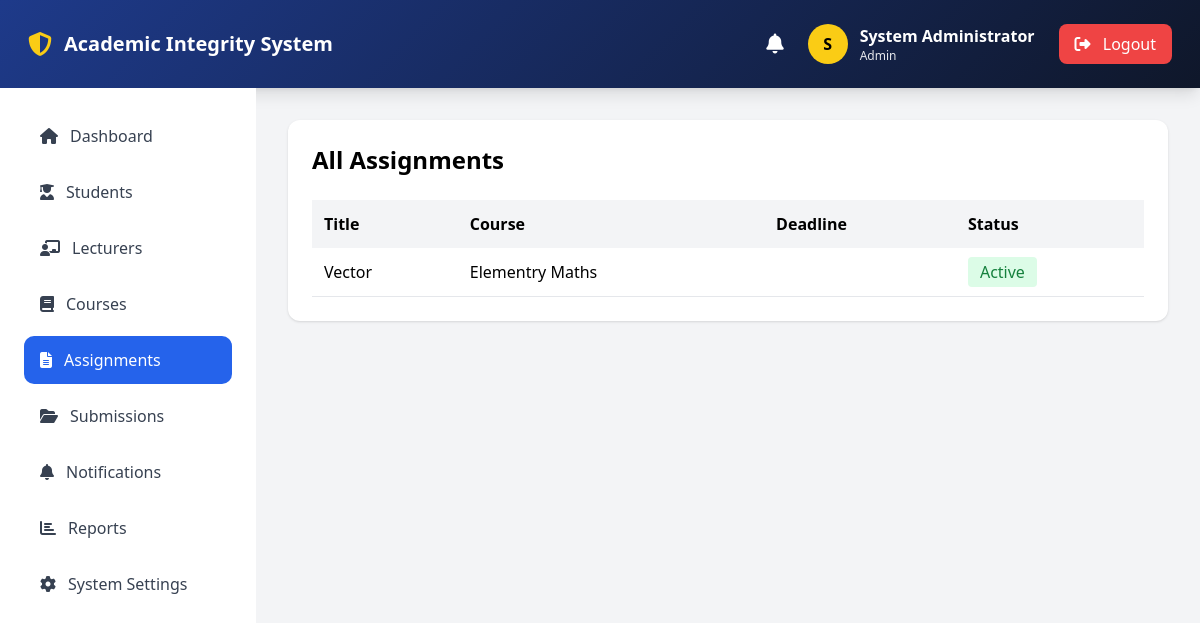
Page /admin/assignments (signed in) on the committed database.
### app/models.py (models this page shows, shortened)
class User(UserMixin, db.Model):
    __tablename__ = 'users'
    id = db.Column(db.Integer, primary_key=True)
    username = db.Column(db.String(50), unique=True, nullable=False)
    email = db.Column(db.String(100), unique=True, nullable=False)
    password_hash = db.Column(db.String(255), nullable=False)
    first_name = db.Column(db.String(50), nullable=False)
    last_name = db.Column(db.String(50), nullable=False)
    role = db.Column(db.String(20), default='student')
    department = db.Column(db.String(100))
    faculty = db.Column(db.String(100))
    created_at = db.Column(db.DateTime, default=datetime.utcnow)
    updated_at = db.Column(db.DateTime, default=datetime.utcnow, onupdate=datetime.utcnow)
    last_login = db.Column(db.DateTime)
    is_active = db.Column(db.Boolean, default=True)
    student_profile = db.relationship('Student', backref='user', uselist=False, cascade='all, delete-orphan')
    lecturer_profile = db.relationship('Lecturer', backref='user', uselist=False, cascade='all, delete-orphan')
    @property
    def full_name(self):
        return f"{self.first_name} {self.last_name}"

class Assignment(db.Model):
    __tablename__ = 'assignments'
    id = db.Column(db.Integer, primary_key=True)
    title = db.Column(db.String(200), nullable=False)
    description = db.Column(db.Text)
    due_date = db.Column(db.DateTime)
    is_active = db.Column(db.Boolean, default=True)
    course_id = db.Column(
        db.Integer,
        db.ForeignKey('courses.id'),
        nullable=False
    )
    created_at = db.Column(
        db.DateTime,
        default=datetime.utcnow
    )
    submissions = db.relationship(
        'Submission',
        backref='assignment',
        lazy=True,
        cascade='all, delete-orphan'
    )

class Course(db.Model):
    __tablename__ = 'courses'
    id = db.Column(db.Integer, primary_key=True)
    code = db.Column(db.String(20), unique=True, nullable=False)
    title = db.Column(db.String(200), nullable=False)
    description = db.Column(db.Text)
    lecturer_id = db.Column(db.Integer, db.ForeignKey('lecturers.id'))
    created_at = db.Column(db.DateTime, default=datetime.utcnow)
    assignments = db.relationship(
        'Assignment',
        backref='course',
        lazy=True,
        cascade='all, delete-orphan'
    )

### app/admin/routes.py (the view)
@admin_bp.route("/assignments")
@login_required
def assignments():
    if current_user.role != "admin":
        flash("Access denied.", "danger")
        return redirect(url_for("auth.login"))
    assignments = (
        Assignment.query
        .order_by(Assignment.created_at.desc())
        .all()
    )
    return render_template(
        "admin/assignments.html",
        assignments=assignments
    )

### app/__init__.py (called while the page is built)
@login_manager.user_loader
def load_user(user_id):
    from app.models import User
    return User.query.get(int(user_id))

### app/templates/admin/assignments.html (shortened to what this page needs)
{% extends "base.html" %}
{% block content %}
<div class="bg-white rounded-xl shadow p-6">
<h1 class="text-2xl font-bold mb-6">
    All Assignments
</h1>
<table class="w-full">
<thead class="bg-gray-100">
<tr>
<th class="p-3 text-left">
Title
</th>
<th class="p-3 text-left">
Course
</th>
<th class="p-3 text-left">
Deadline
</th>
<th class="p-3 text-left">
Status
</th>
</tr>
</thead>
<tbody>
{% for assignment in assignments %}
<tr class="border-b">
<td class="p-3">
{{ assignment.title }}
</td>
<td class="p-3">
{{ assignment.course.title }}
</td>
<td class="p-3">
</td>
<td class="p-3">
{% if assignment.is_active %}
<span class="px-3 py-1 bg-green-100 text-green-700 rounded">
Active
</span>
{% else %}
<span class="px-3 py-1 bg-red-100 text-red-700 rounded">
Closed
</span>
{% endif %}
</td>
</tr>
{% endfor %}
</tbody>
</table>
</div>
{% endblock %}

### app/templates/includes/navbar.html (shortened to what this page needs)
<nav class="gradient-bg shadow-lg p-2 md:p-3">
    <div class="px-4 h-16 flex justify-between items-center">
        <div class="flex items-center gap-3">
            <i class="fas fa-shield-alt text-yellow-400 text-2xl"></i>
            <span class="text-white text-xl font-bold">
                Academic Integrity System
            </span>
        </div>
        {% if current_user.is_authenticated %}
        <div class="flex items-center gap-6">
            <a href="{{ url_for('notifications.index') }}"
               class="relative text-white hover:text-yellow-400">
                <i class="fas fa-bell text-xl"></i>
            </a>
            <div class="flex items-center gap-3">
                <div class="h-10 w-10 rounded-full
                bg-yellow-400 text-black
                flex items-center justify-center
                font-bold">
                    {{ current_user.first_name[0] }}
                </div>
                <div class="text-white">
                    <p class="font-semibold">
                        {{ current_user.full_name }}
                    </p>
                    <p class="text-xs text-gray-200">
                        {{ current_user.role|title }}
                    </p>
                </div>
            </div>
            <a href="{{ url_for('auth.logout') }}"
               class="bg-red-500 hover:bg-red-600
               px-4 py-2 rounded-lg text-white">
                <i class="fas fa-sign-out-alt mr-2"></i>
                Logout
            </a>
        </div>
        {% endif %}
    </div>
</nav>

### app/templates/base.html (style rules this page uses)
.gradient-bg { background: linear-gradient(135deg, #1e3a8a, #0f172a); }

### rows in the picture
User: first_name "S", full_name "System Administrator", role "Admin"
Assignment: title "Vector", course "Elementry Maths", is_active "Active"
